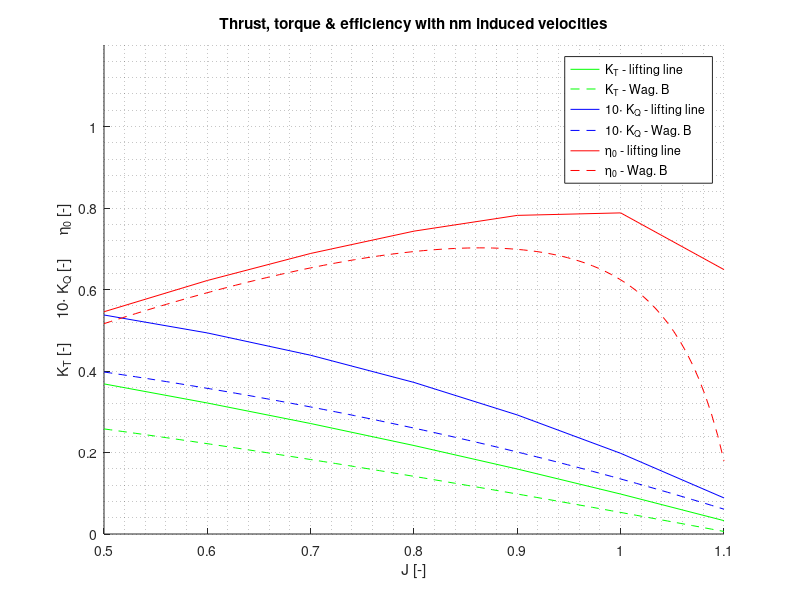

The MATLAB source for this figure:
%%%%%%%%%%%%%%%%%%%%%%%%%%%%%%%%%%%%%%%%%%%%%%%%%%%%%%%%%%%%%%%%%%%%%%%%%%%
%------------- Lifting line model with induced velocities -----------------
%%%%%%%%%%%%%%%%%%%%%%%%%%%%%%%%%%%%%%%%%%%%%%%%%%%%%%%%%%%%%%%%%%%%%%%%%%%

clear all
close all
clc

load LiftRadius.mat
wagB=dlmread('wagB.txt'); % J, KT, KQ, eta
geometry= dlmread('Geometry.txt'); % r/R, chord/D, t/D, P/D

itermax=1000;
tol=10E-6;

Re=2.4E6;
x0=0.7;
cx0=0.225; % from geometry file
nu=1.19E-6; % from mechanical properties of water
rho=1025;

D=1;
PdivD=1;
AEA0=0.4;
Z=4;
k=200;
damp=0.05;

h= (1-0.167)/(k-1);
x=0.167:h:1; % x=r/R
r=x*D/2;
phi=atan(PdivD*D./(2*pi*r)); 

chord = interp1(geometry(:,1),geometry(:,2),x,'pchip');
thickness = interp1(geometry(:,1),geometry(:,3),x,'pchip');

J=[0.5 0.6 0.7 0.8 0.9 1.0 1.1];

V= Re*nu/cx0 * 1./sqrt(1+(x0*pi./J).^2);
n= V./(J*D);

C_F = 0.075/(log10(Re)-2)^2; % from ITTC 57'
C_D = 2*C_F*(1+2*thickness./(chord*Z));

C_Lc = interp1(LiftRadius(:,1),LiftRadius(:,2),x,'pchip');

% guess circulation
gamma=zeros(length(J),length(x));
U_A=gamma; U_T=gamma; alpha=gamma; Vinf=gamma; C_L=gamma; dTi=gamma;
dQi=gamma; dL=gamma; dT=gamma; dTd=gamma; dKd=gamma; dQ=gamma; dLi=gamma;
dQd=gamma; gamma_new=gamma; gamma_input=gamma; beta_i=gamma;
twonorm=zeros(1,itermax);

span=D/2*(1-0.167);
gamma_0=10;
y=-span/2:h*D/2:span/2;
gamma_init=gamma_0*sqrt( 1-( y/(span/2) ).^2 );
for i=1:length(J)
    gamma(i,:)=gamma_init;
end

for iter=1:itermax
    for i=1:length(J)
        U_T(i,:)=gamma(i,:)./(2*pi*r);
        for j=1:length(x)
            a=0.5; b=V(i); c=-U_T(i,j).*(2*pi.*x(j)*(D/2)*n(i)-U_T(i,j)/2);
            U_A(i,j)= (-b+sqrt(b^2-4*a*c))/(2*a);
        end
        beta_i(i,2:end-1)=atan(U_T(i,2:end-1)./U_A(i,2:end-1));
        alpha(i,2:end-1) = phi(2:end-1)-beta_i(i,2:end-1);
        C_L(i,:) = C_Lc + 2*pi*alpha(i,:);
        %Vinf(i,:)= sqrt( (2*pi*r*n(i)).^2 + V(i).^2 );
        Vinf(i,:)=sqrt( ( V(i)+0.5*U_A(i,:) ).^2+...
            ( 2*pi*r*n(i)-0.5*U_T(i,:) ).^2);
        gamma_new(i,:)=0.5*Vinf(i,:)*Z.*chord.*C_L(i,:);
        gamma_input(i,:)=gamma(i,:)+damp*(gamma_new(i,:)-gamma(i,:));
    end
    twonorm(iter)= (sum(sum(abs(gamma_input.^2-gamma.^2))))^0.5;
    gamma=gamma_input;
    twonorm(iter)/twonorm(1)
    if twonorm(iter)/twonorm(1)<tol
        fprintf('Convergence criterion met after %d iterations. \n',iter);
        break
    end
end

beta_i=zeros(length(J),length(x));
for i =1:length(J)
dTi(i,:)=rho*gamma(i,:).*(2*pi*r*n(i)-U_T(i,:)/2);
dQi(i,:)=rho*gamma(i,:).*(V(i)+U_A(i,:)/2).*r;
dLi(i,:)=sqrt(dTi(i,:).^2+dQi(i,:).^2/(r.^2));

beta_i(i,:)=atan( (V(i)+0.5*U_A(i,:))/(2*pi.*r*n(i)-0.5*U_T(i,:)) );
dTd(i,:)=0.5*rho*Vinf(i,:).^2.*chord*C_D(i)*Z.*sin(beta_i(i,:));
dQd(i,:)=0.5*rho*Vinf(i,:).^2.*chord*C_D(i)*Z.*r.*cos(beta_i(i,:));

dT(i,:)=dTi(i,:)-dTd(i,:);
dQ(i,:)=dQi(i,:)+dQd(i,:);
end

dT(:,end)=0;
dQ(:,end)=0;

T=trapz(r,dT,2);
Q=trapz(r,dQ,2);

K_T= T'./(rho*n.^2*D^4);
K_Q= Q'./(rho*n.^2*D^5);

eta0=J/(2*pi) .* K_T./K_Q;

% Make gamma-dist file for task 4
gamma_dist(:,1)=x';
gamma_dist(:,2:length(J)+1)=gamma';
save('gamma_dist','gamma_dist')

figure(1)
hold on
grid minor
title('Thrust, torque & efficiency with nm induced velocities')
xlim([J(1) J(end)])
ylim([0 1.2])
xlabel('J [-]')
ylabel('K_T [-]      10\cdot K_Q [-]      \eta_0 [-]')

plot(J,K_T,'g',wagB(:,1),wagB(:,2),'g--')
plot(J,10*K_Q,'b',wagB(:,1),10*wagB(:,3),'b--')
plot(J,eta0,'r',wagB(:,1),wagB(:,4),'r--')
legend('K_T - lifting line','K_T - Wag. B','10\cdot K_Q - lifting line '...
    ,'10\cdot K_Q - Wag. B','\eta_0 - lifting line','\eta_0 - Wag. B')
